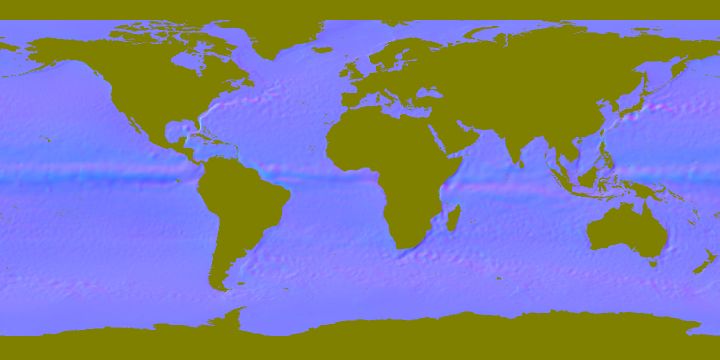
#> input picture data/cur_01.png, 1440 x 720 px, found by its file name (shown at 1/2 size); its folder holds 4 pictures in this run
$ python stream.py
#> lines starting #> are read from the running program, lines starting #| are printed output that depends on the picture; after the words box and inside, x2 and y2 are one past the last pixel; in counts of white or black regions, pixels touching at a corner belong together
import numpy as np, json
from PIL import Image
U=[];V=[]
for m in range(1,13):
    a=np.array(Image.open(f'web/data/cur_{m:02d}.png')).astype(np.float32)
    U.append((a[...,0]-128)*0.015); V.append((a[...,1]-128)*0.015); W=a[...,2]>127
#> after `W = a[..., 2] > 127`:
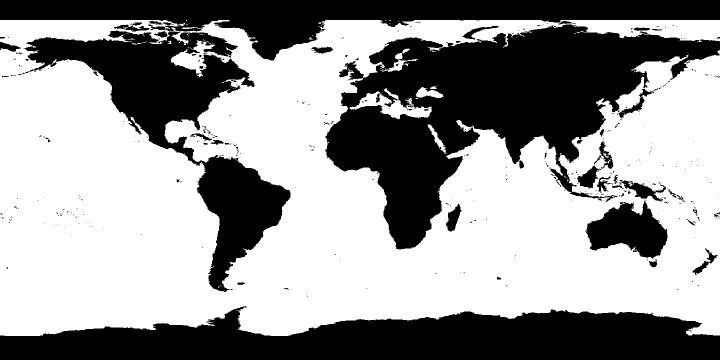
#> W: shape (720, 1440) bool (shown at 1/2 size); 59.4% white; 417 black regions (359 under 20 px), largest, box (x1, y1, x2, y2) and area: (650, 49, 1440, 500) 148364, (0, 0, 1440, 584) 142316, (0, 612, 1440, 720) 107620
#> (the run stopped early here; a loop or call above may not have finished)
